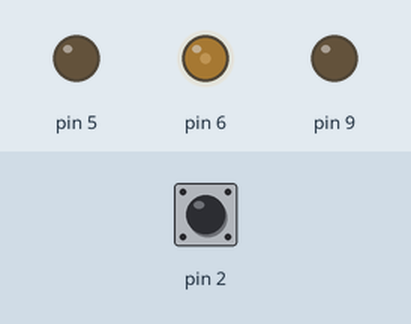
Simulated run of this sketch. Board: Arduino Uno, built with avr-gcc and run on an emulated ATmega328P. Parts: output pins drawn as LEDs (lit = HIGH). The test bench sets the inputs (shaded band); at power-on: pin 2 HIGH.

Above: at 1.2 s.
1.3 s: pin 2 pulled LOW for 0.15 s
At 2.1 s:
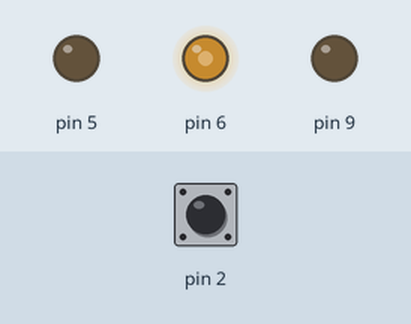
2.9 s: pin 2 pulled LOW for 1 s
At 4.6 s:
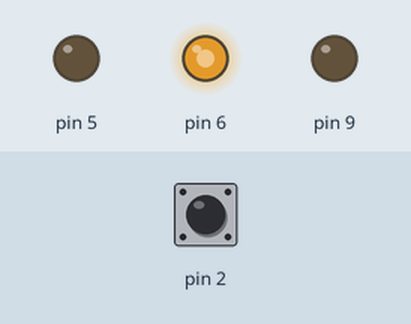
5.4 s: pin 2 pulled LOW for 0.15 s
At 6.4 s:
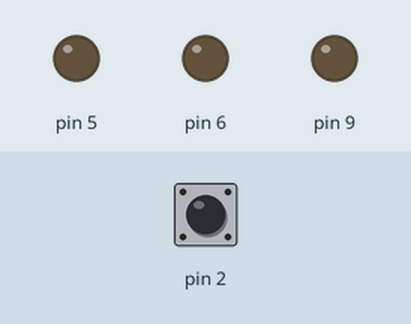
7.0 s: pin 2 pulled LOW for 3.2 s
At 10.6 s:
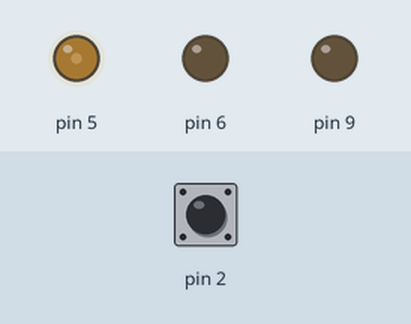
11.7 s: pin 2 pulled LOW for 0.15 s
At 12.4 s:
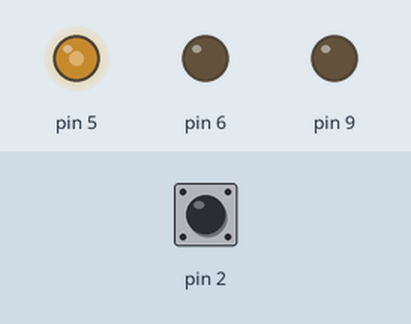
13.3 s: pin 2 pulled LOW for 1 s
At 14.9 s:
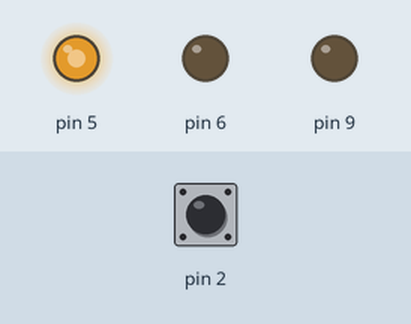
Timing chart, 0 to 16.4 s (numbered marks = the images above; inputs shaded):
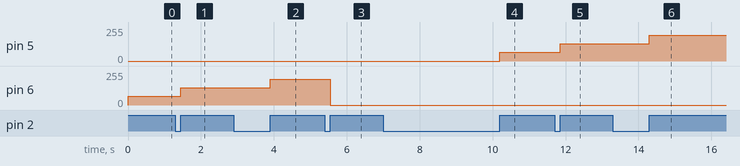

The sketch:

Lab5_3.ino
```cpp
//variable to count the button presses
uint8_t pressCount = 0;
//variable to store the previous state of the button
uint8_t lastButtonState = 0;

void setup(void) {
    //setting PD6 and PD5 as outputs for PWM
    DDRD |= (1 << PD6) | (1 << PD5);
    //setting PB1 as output for PWM
    DDRB |= (1 << PB1);

    //setting PD2 as input for the button
    DDRD &= ~(1 << PD2);
    //enabling pullup resistor for the button
    PORTD |= (1 << PD2);

    //configuring timer0 for fast pwm mode
    TCCR0A |= (1 << WGM00) | (1 << WGM01);
    //enabling non inverting pwm on OC0A and OC0B
    TCCR0A |= (1 << COM0A1) | (1 << COM0B1);
    //starting the timer with no prescaler
    TCCR0B |= (1 << CS00);

    //configuring timer1 for fast pwm mode
    TCCR1A |= (1 << WGM10);
    TCCR1B |= (1 << WGM12);
    //enabling non inverting pwm on OC1A
    TCCR1A |= (1 << COM1A1);
    //starting the timer with no prescaler
    TCCR1B |= (1 << CS10);
}

void loop(void) {
    //reading the current state of the button pin
    uint8_t currentButtonState = PIND & (1 << PD2);

    //checking if button is pressed (transition from low to high)
    if (currentButtonState && !lastButtonState) {
        //incrementing the press count
        pressCount++;
        //resetting count after 12 presses
        if (pressCount > 12) pressCount = 1;

        //calculating which brightness step we are at (0-3)
        uint8_t step = (pressCount - 1) % 4;
        //calculating which led we should control (0-2)
        uint8_t ledGroup = (pressCount - 1) / 4;
        //calculating brightness value (64, 128, 192, 255)
        uint8_t brightness = (step + 1) * 64;

        //reseting all pwm outputs to zero
        OCR0A = 0;
        OCR0B = 0;
        OCR1A = 0;

        //applying brightness to the current led based on the group
        if (ledGroup == 0) OCR0A = brightness;
        else if (ledGroup == 1) OCR0B = brightness;
        else if (ledGroup == 2) OCR1A = brightness;

        //delay for debouncing the button
        delay(50);
    }

    //updating the last state for next iteration
    lastButtonState = currentButtonState;
}
```

Measured:
- after the input at 1.3 s, pin 6: 64/255 → 128/255 after 0.15 s
- after the input at 2.9 s, pin 6: 128/255 → 192/255 after 1.0 s
- after the input at 5.4 s, pin 6: 192/255 → 0/255 after 0.15 s
- after the input at 7.0 s, pin 5: 0/255 → 64/255 after 3.2 s
- after the input at 11.7 s, pin 5: 64/255 → 128/255 after 0.15 s
- after the input at 13.3 s, pin 5: 128/255 → 192/255 after 1.0 s
